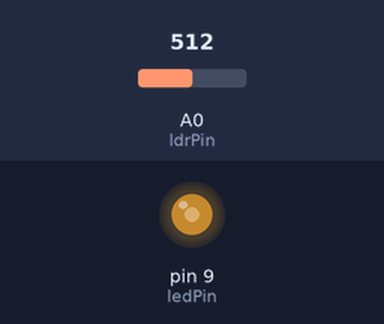
The sketch below on a simulated Arduino Uno, built with avr-gcc and run on an emulated ATmega328P. Parts: output pins drawn as LEDs (lit = HIGH). The test bench sets the inputs (shaded band); at power-on: A0 (ldrPin) = 512.

Above: at 1.2 s.
1.3 s: A0 (ldrPin) set to 716
At 2.3 s:
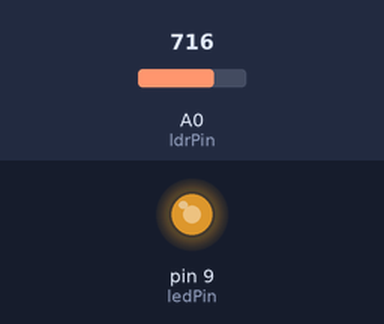
2.8 s: A0 (ldrPin) set to 900
At 3.2 s:
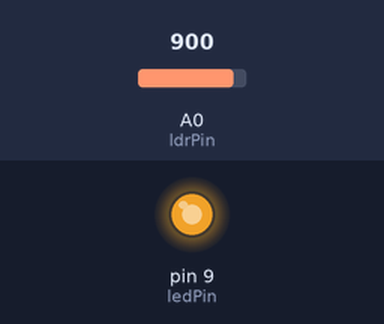
4.3 s: A0 (ldrPin) set to 122
At 4.8 s:
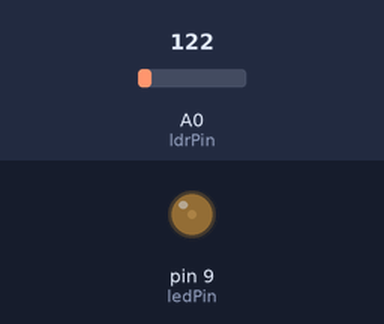
5.8 s: A0 (ldrPin) set to 0
At 6.9 s:
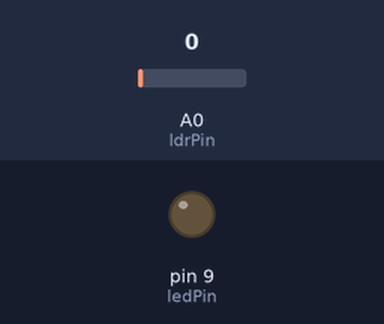
7.3 s: A0 (ldrPin) set to 511
At 7.8 s:
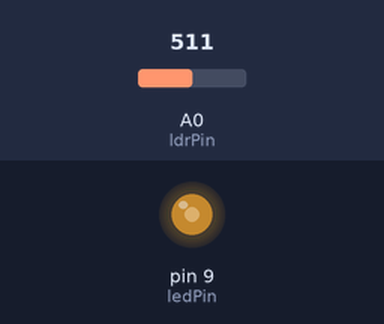
Timing chart, 0 to 9.8 s (numbered marks = the images above; inputs shaded):
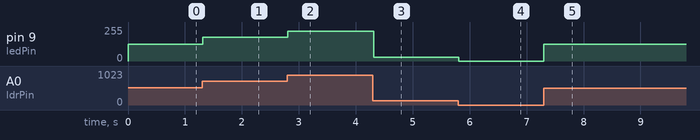

The sketch:

Light.ino
```cpp
#define ldrPin  A0
#define ledPin  9

void setup() {
  pinMode(ledPin, OUTPUT);
  pinMode(ldrPin, INPUT_PULLUP);

}

void loop() {

  int lumiere = analogRead(ldrPin);
  int a = map(lumiere, 0, 1023, 0, 255);
  analogWrite(ledPin, a);
  delay(20);
}
```

Measured:
- after the input at 1.3 s, pin 9 (ledPin): 127/255 → 178/255 at once
- after the input at 2.8 s, pin 9 (ledPin): 178/255 → 224/255 at once
- after the input at 4.3 s, pin 9 (ledPin): 224/255 → 30/255 at once
- after the input at 5.8 s, pin 9 (ledPin): 30/255 → 0/255 at once
- after the input at 7.3 s, pin 9 (ledPin): 0/255 → 127/255 at once
